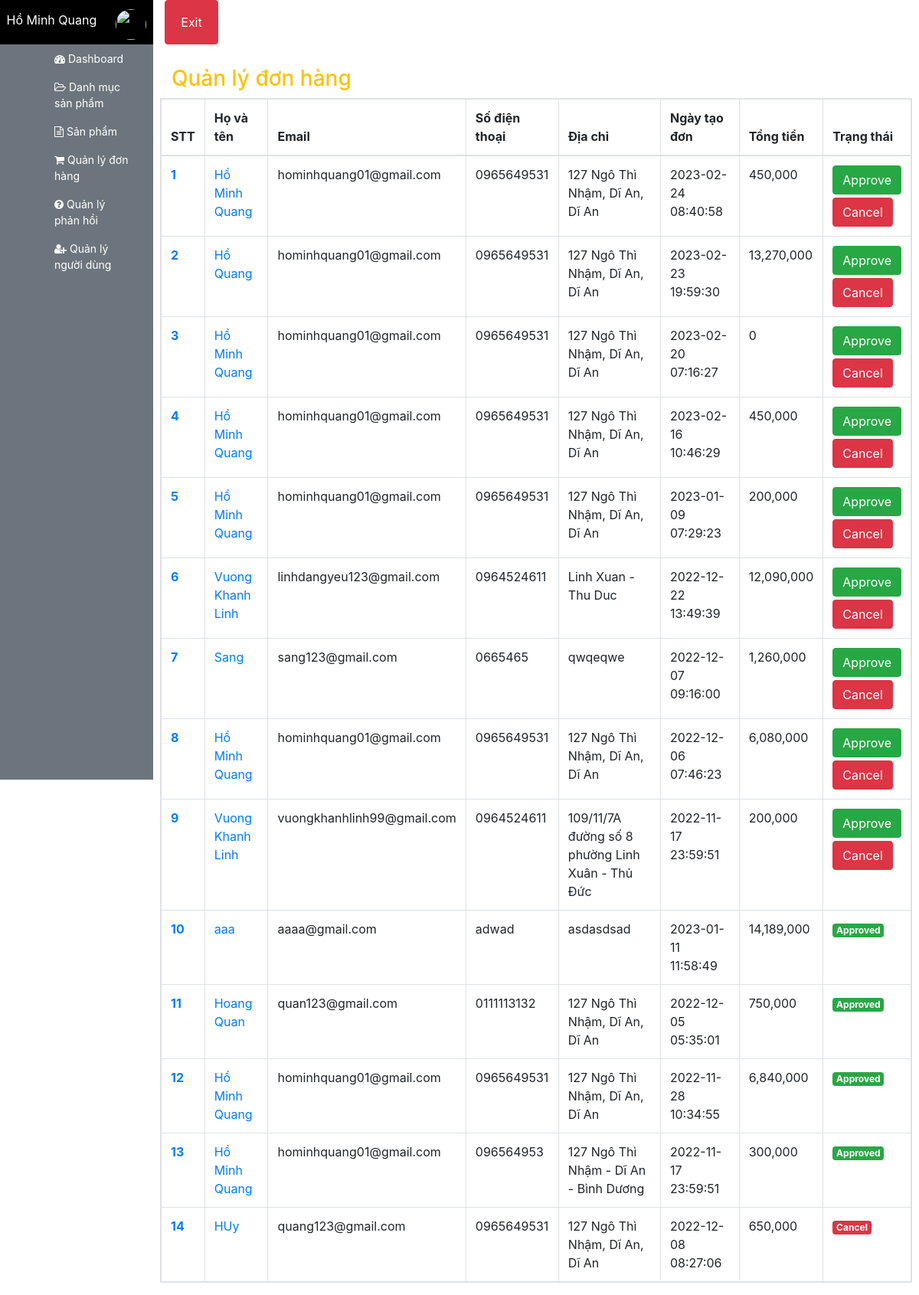
/admin/order/index.php (signed in), run on the app's committed database.
### tables this page shows
CREATE TABLE `orders` (
  `id` int(11) NOT NULL,
  `fullname` varchar(100) DEFAULT NULL,
  `user_id` int(11) DEFAULT NULL,
  `email` varchar(255) DEFAULT NULL,
  `phone_number` varchar(20) DEFAULT NULL,
  `address` varchar(100) DEFAULT NULL,
  `order_date` datetime DEFAULT NULL,
  `status` int(11) DEFAULT NULL,
  `total_money` int(11) DEFAULT NULL
);

### Database/dbhelper.php (called while the page is built, shortened)
<?php
function executeResult($sql, $isSingle = false)
{
    $data = null;
    $conn = mysqli_connect(HOST, USERNAME, PASSWORD, DATABASE);
    mysqli_set_charset($conn, 'utf8');
    $resultset = mysqli_query($conn, $sql);
    if ($isSingle) {
        $data = mysqli_fetch_array($resultset, 1);
    } else {
        while (($row = mysqli_fetch_array($resultset, 1)) != null) {
            $data[] = $row;
        }
    }
    return $data;
}

### admin/order/index.php (the view, shortened to what this page needs)
<?php
    require_once('../layouts/header.php');
    $sql = "Select * from orders order by status asc,order_date desc ";
    $data = executeResult($sql);
?>
<div class="row" style="margin-top:20px;">
    <div class="col-md-12">
        <h3 class="text-warning mt-2">Quản lý đơn hàng</h3>
    </div>
    <table class="table table-bordered table-hover table-responsive">
        <thead>
            <tr>
                <th>STT</th>
                <th>Họ và tên</th>
                <th>Email</th>
                <th>Số điện thoại</th>
                <th>Địa chỉ</th>
                <th>Ngày tạo đơn</th>
                <th>Tổng tiền</th>
                <th style="width: 50px;">Trạng thái </th>
            </tr>
        </thead>
        <tbody>
            <?php
            $index = 0 ;
            foreach($data as $item) {
                echo '<tr>
                            <th><a href="detail.php?id='.$item['id'].'">'.(++$index).'</a></th>
                            <td> <a href="detail.php?id='.$item['id'].'">'.$item['fullname'].'</a></td>
                            <td>'.$item['email'].'</td>
                            <td>'.$item['phone_number'].'</td>
                            <td>'.$item['address'].'</td>
                            <td>'.$item['order_date'].'</td>
                            <td>'.number_format($item['total_money']).'</td>
                            <td style="width: 50px"> ';
                            if($item['status']==0){
                                echo '<button onclick="changeStatus('.$item['id'].',1)" class="btn btn-success mb-1">Approve</button>
                                <button onclick="changeStatus('.$item['id'].',2)" class="btn btn-danger">Cancel</button>';
                            }if($item['status']==1){
                                echo '<label class="badge badge-success" for="">Approved</label>';
                            }if($item['status']==2){
                                echo '<label class="badge badge-danger" for="">Cancel</label>';
                            }
                            echo ' </td>
                                         </tr>';
            }
            ?>
        </tbody>
    </table>
</div>
<?php
    require_once('../layouts/footer.php')
?>

### data on the page
orders: fullname "Hồ Minh Quang", email "hominhquang01@gmail.com", phone_number "0965649531", address "127 Ngô Thì Nhậm, Dĩ An, Dĩ An", order_date "2023-02-24 08:40:58", total_money "450,000"
orders: fullname "Hồ Quang", email "hominhquang01@gmail.com", phone_number "0965649531", address "127 Ngô Thì Nhậm, Dĩ An, Dĩ An", order_date "2023-02-23 19:59:30", total_money "13,270,000"
orders: fullname "Hồ Minh Quang", email "hominhquang01@gmail.com", phone_number "0965649531", address "127 Ngô Thì Nhậm, Dĩ An, Dĩ An", order_date "2023-02-20 07:16:27", total_money "0"
orders: fullname "Hồ Minh Quang", email "hominhquang01@gmail.com", phone_number "0965649531", address "127 Ngô Thì Nhậm, Dĩ An, Dĩ An", order_date "2023-02-16 10:46:29", total_money "450,000"
orders: fullname "Hồ Minh Quang", email "hominhquang01@gmail.com", phone_number "0965649531", address "127 Ngô Thì Nhậm, Dĩ An, Dĩ An", order_date "2023-01-09 07:29:23", total_money "200,000"
orders: fullname "Vuong Khanh Linh", email "linhdangyeu123@gmail.com", phone_number "0964524611", address "Linh Xuan - Thu Duc", order_date "2022-12-22 13:49:39", total_money "12,090,000"
orders: fullname "Sang", email "sang123@gmail.com", phone_number "0665465", address "qwqeqwe", order_date "2022-12-07 09:16:00", total_money "1,260,000"
orders: fullname "Hồ Minh Quang", email "hominhquang01@gmail.com", phone_number "0965649531", address "127 Ngô Thì Nhậm, Dĩ An, Dĩ An", order_date "2022-12-06 07:46:23", total_money "6,080,000"
orders: fullname "Vuong Khanh Linh", email "vuongkhanhlinh99@gmail.com", phone_number "0964524611", address "109/11/7A đường số 8 phường Linh Xuân - Thủ Đức", order_date "2022-11-17 23:59:51", total_money "200,000"
orders: fullname "aaa", email "aaaa@gmail.com", phone_number "adwad", address "asdasdsad", order_date "2023-01-11 11:58:49", total_money "14,189,000", status "Approved"
orders: fullname "Hoang Quan", email "quan123@gmail.com", phone_number "0111113132", address "127 Ngô Thì Nhậm, Dĩ An, Dĩ An", order_date "2022-12-05 05:35:01", total_money "750,000", status "Approved"
orders: fullname "Hồ Minh Quang", email "hominhquang01@gmail.com", phone_number "0965649531", address "127 Ngô Thì Nhậm, Dĩ An, Dĩ An", order_date "2022-11-28 10:34:55", total_money "6,840,000", status "Approved"
orders: fullname "Hồ Minh Quang", email "hominhquang01@gmail.com", phone_number "096564953", address "127 Ngô Thì Nhậm - Dĩ An - Bình Dương", order_date "2022-11-17 23:59:51", total_money "300,000", status "Approved"
orders: fullname "HUy", email "quang123@gmail.com", phone_number "0965649531", address "127 Ngô Thì Nhậm, Dĩ An, Dĩ An", order_date "2022-12-08 08:27:06", total_money "650,000", status "Cancel"

### other printed values
$user['fullname'] "Hồ Minh Quang"
